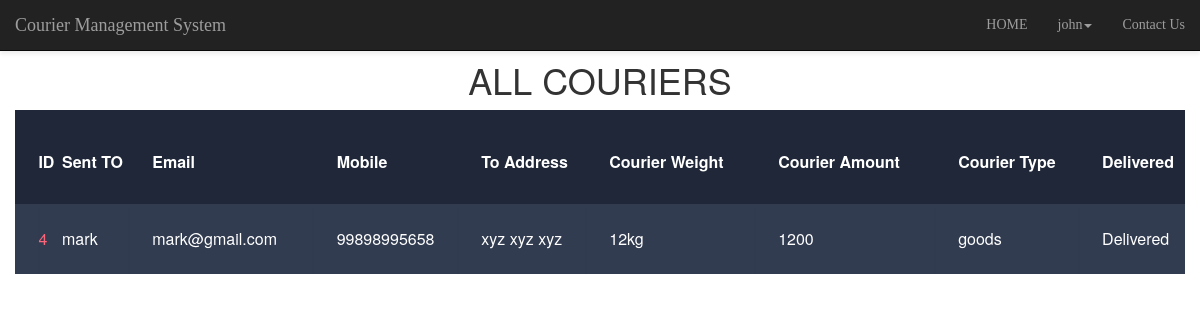
Page /CourierManagement/viewCouriers.php (signed in) on the committed database.
### tables this page shows
CREATE TABLE `courier` (
  `id` int(11) NOT NULL,
  `name` varchar(15) NOT NULL,
  `email` varchar(15) NOT NULL,
  `mobile` varchar(12) NOT NULL,
  `address` varchar(25) NOT NULL,
  `weight` varchar(10) NOT NULL,
  `amount` varchar(10) NOT NULL,
  `type` varchar(15) NOT NULL,
  `status` tinyint(4) NOT NULL,
  `uid` int(11) NOT NULL
);

### CourierManagement/viewCouriers.php (the view, shortened to what this page needs)
<html>
    <head>
<link href="css/simpleGridTemplate.css" rel="stylesheet" type="text/css">
<link href="css/bootstrap.css" rel="stylesheet" type="text/css">
<link href="css/Animate.css" rel="stylesheet" type="text/css">
<link rel="stylesheet" href="https://use.fontawesome.com/releases/v5.3.1/css/all.css">
<link rel="stylesheet" href="css/bootstrap.min.css">
<link href="css/Animate.css" rel="stylesheet" type="text/css">
<link href="css/animate.min.css" rel="stylesheet" type="text/css">
    </head>
    <body>
        <?php
        include 'navBar.php';
         ?>
        <div class="" style="margin-top:5%; width: 100%;">
        <h1> ALL COURIERS</h1>
<table class="container" >
	<thead>
		<tr>
			<th><h1>ID</h1></th>
			<th><h1>Sent TO</h1></th>
			<th><h1>Email</h1></th>
			<th><h1>Mobile</h1></th>
                        <th><h1>To Address</h1></th>
			<th><h1>Courier Weight</h1></th>
			<th><h1>Courier Amount</h1></th>
			<th><h1>Courier Type</h1></th>
                        <th><h1>Delivered</h1></th>
		</tr>
	</thead>
	<tbody>
               <?php
                        include 'connect.php';
               $uid = $_SESSION["uid"];
                             $sql="select * from courier where uid = '$uid'";
                                 $appresult = $conn->query($sql);
                        if ($appresult->num_rows > 0) {
                             while($row = $appresult->fetch_assoc())
                                 {
                                 $id = $row['id'];
                                $email=$row['email'];
                                $name=$row['name'];
                                $address=$row['address'];
                                $weight=$row['weight'];
                                $amount=$row['amount'];
                                $type=$row['type'];
                                $status=$row['status'];
                                $mobile = $row['mobile'];
                                ?>
                                <tr>
                                    <td><?php echo $id;?></td>
                                    <td><?php echo $name;?></td>
                                    <td><?php echo $email;?></td>
                                    <td><?php echo $mobile;?></td>
                                    <td><?php echo $address;?></td>
                                    <td><?php echo $weight;?></td>
                                    <td><?php echo $amount;?></td>
                                    <td><?php echo $type;?></td>
                                    <td><?php if($status==1){
                                        echo 'Delivered';
                                    }else{
                                       echo "not Delivered";
                                    } ?></td>
                                </tr>
                                <?php
                                 }}
                              ?>
	</tbody>
</table>
        </div>
    </body>
</html>

### CourierManagement/css/simpleGridTemplate.css (style rules this page uses)
h1 { font-size:3em; font-weight: 300; line-height:1em; text-align: center; color: #4DC3FA; }
.container th h1 { font-weight: bold; font-size: 1em; text-align: left; color: #fff; }
.container td { color: #fff; font-weight: normal; font-size: 1em; -webkit-box-shadow: 0 2px 2px -2px #0E1119; -moz-box-shadow: 0 2px 2px -2px #0E1119; box-shadow: 0 2px 2px -2px #0E1119; }
.container { text-align: left; overflow: hidden; width: 80%; margin: 0 auto; display: table; padding: 0 0 8em 0; }
.container td, .container th { padding-bottom: 2%; padding-top: 2%; padding-left:2%; }
.container tr:nth-child(odd) { background-color: #323C50; }
.container th { background-color: #1F2739; }
.container td:first-child { color: #FB667A; }
* { margin: 0px; padding: 0px; box-sizing: border-box; }
h1,h2,h3,h4,h5,h6 { margin: 0px; }

### rows in the picture
courier: id "4", name "mark", email "mark@gmail.com", mobile "99898995658", address "xyz xyz xyz", weight "12kg", amount "1200", type "goods", status "Delivered"

### other values in the picture
$myusername "john"
